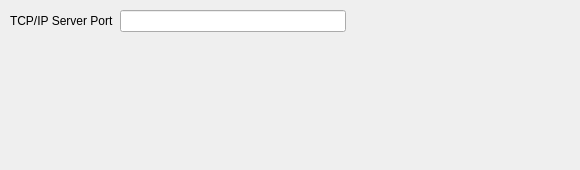
    <widget class="QWidget" name="tab_2">
     <attribute name="title">
      <string>TCSPC Setup</string>
     </attribute>
     <widget class="QWidget" name="gridLayoutWidget_2">
      <property name="geometry">
       <rect>
        <x>10</x>
        <y>10</y>
        <width>561</width>
        <height>151</height>
       </rect>
      </property>
      <layout class="QGridLayout" name="gridLayout_10">
       <item row="0" column="0">
        <widget class="QLabel" name="label_72">
         <property name="text">
          <string>TCP/IP Server Port</string>
         </property>
        </widget>
       </item>
       <item row="0" column="1">
        <widget class="QLineEdit" name="lineEdit_ServerPort"/>
       </item>
       <item row="1" column="0">
        <spacer name="verticalSpacer_5">
         <property name="orientation">
          <enum>Qt::Vertical</enum>
         </property>
         <property name="sizeHint" stdset="0">
          <size>
           <width>20</width>
           <height>40</height>
          </size>
         </property>
        </spacer>
       </item>
       <item row="0" column="2">
        <spacer name="horizontalSpacer_3">
         <property name="orientation">
          <enum>Qt::Horizontal</enum>
         </property>
         <property name="sizeHint" stdset="0">
          <size>
           <width>40</width>
           <height>20</height>
          </size>
         </property>
        </spacer>
       </item>
      </layout>
     </widget>
    </widget>
